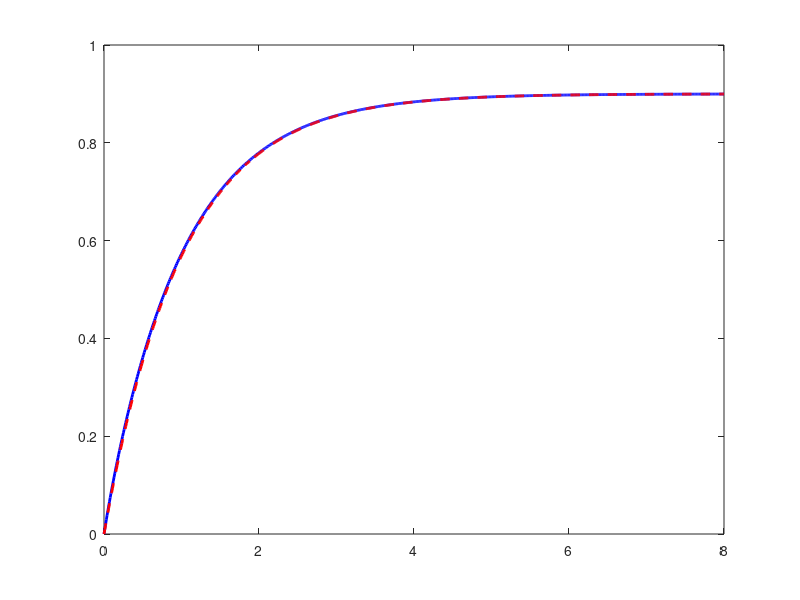

Here is the MATLAB script that generated this plot: (Note: this script raises an error after producing the figure.)
% 清理工作区和图窗
clear; clc; close all;

% 定义传递函数 F1(s) = (s+9) / [(s+1)(s+10)]
% 分母展开为: s^2 + 11s + 10
num1 = [1, 9];
den1 = [1, 11, 10]; 
sys1 = tf(num1, den1);

% 定义传递函数 F2(s) = 1 / (s+1)
num2 = 0.9;
den2 = [1, 1];
sys2 = tf(num2, den2);

% 设置仿真时间为 0 到 8 秒
t = 0:0.01:8;

% 计算阶跃响应
[y1, t1] = step(sys1, t);
[y2, t2] = step(sys2, t);

% 创建图窗并绘制曲线
figure('Name', '单位阶跃响应对比', 'Color', 'w');
plot(t1, y1, 'b-', 'LineWidth', 2);
hold on;
plot(t2, y2, 'r--', 'LineWidth', 2);

% 添加稳态终值的参考基准线
yline(1.0, 'k:', '稳态终值=1.0', 'LineWidth', 1.5, 'LabelHorizontalAlignment', 'left');
yline(0.9, 'k:', '稳态终值=0.9', 'LineWidth', 1.5, 'LabelHorizontalAlignment', 'left');

% 图表格式化设置
grid on;
title('单位阶跃响应对比：偶极子对主导极点系统的影响');
xlabel('时间 t (s)');
ylabel('幅值 c(t)');
legend('F_1(s) = (s+9)/[(s+1)(s+10)]', 'F_2(s) = 1/(s+1)', 'Location', 'lower right');
ylim([0, 1.15]);
hold off;
